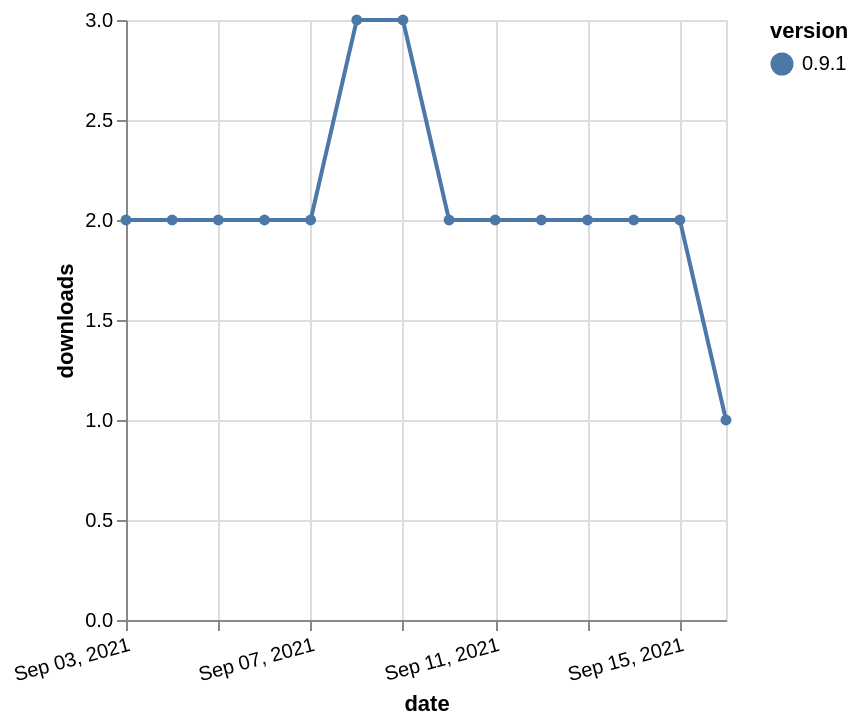

Describe this chart as a Vega-Lite specification.
### Vega-Lite specification from a JSON file in a GitHub repository (floating-point values rounded to 4 significant figures)
{"$schema": "https://vega.github.io/schema/vega-lite/v5.json", "description": "A simple bar chart with embedded data.", "data": {"values": [{"date": "2021-09-03", "total": 2800, "delta": 2, "version": "0.9.1"}, {"date": "2021-09-04", "total": 2802, "delta": 2, "version": "0.9.1"}, {"date": "2021-09-05", "total": 2804, "delta": 2, "version": "0.9.1"}, {"date": "2021-09-06", "total": 2806, "delta": 2, "version": "0.9.1"}, {"date": "2021-09-07", "total": 2808, "delta": 2, "version": "0.9.1"}, {"date": "2021-09-08", "total": 2811, "delta": 3, "version": "0.9.1"}, {"date": "2021-09-09", "total": 2814, "delta": 3, "version": "0.9.1"}, {"date": "2021-09-10", "total": 2816, "delta": 2, "version": "0.9.1"}, {"date": "2021-09-11", "total": 2818, "delta": 2, "version": "0.9.1"}, {"date": "2021-09-12", "total": 2820, "delta": 2, "version": "0.9.1"}, {"date": "2021-09-13", "total": 2822, "delta": 2, "version": "0.9.1"}, {"date": "2021-09-14", "total": 2824, "delta": 2, "version": "0.9.1"}, {"date": "2021-09-15", "total": 2826, "delta": 2, "version": "0.9.1"}, {"date": "2021-09-16", "total": 2827, "delta": 1, "version": "0.9.1"}]}, "width": "container", "mark": {"type": "line", "point": {"filled": true}}, "encoding": {"x": {"field": "date", "type": "temporal", "timeUnit": "yearmonthdate", "title": "date", "axis": {"labelAngle": -15}}, "y": {"field": "delta", "type": "quantitative", "title": "downloads"}, "color": {"field": "version", "type": "nominal"}, "tooltip": {"field": "delta"}}}
